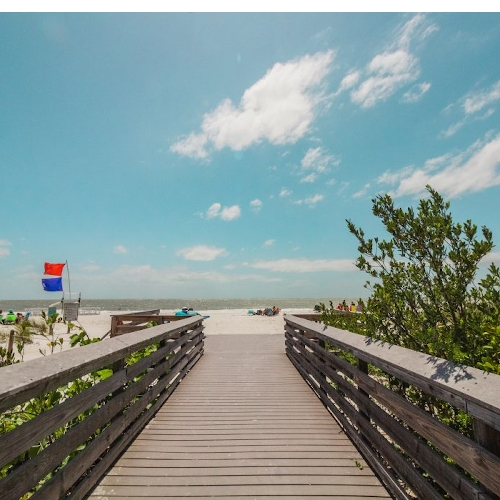
#> input picture yolox/utils/adaPool/test-files/image/beach.jpg, 500 x 500 px
$ python -i data_augment_headless.py   (imports and definitions only)
#> lines starting #> are read from the running program, lines starting #| are printed output that depends on the picture
#> further down, picture is the input picture: shape (500, 500, 3); mean B, G, R 146.7, 148, 129.8
#!/usr/bin/env python3
# -*- coding:utf-8 -*-
# Copyright (c) Megvii, Inc. and its affiliates.
"""
Data augmentation functionality. Passed as callable transformations to
Dataset classes.

The data augmentation procedures were interpreted from @weiliu89's SSD paper
http://arxiv.org/abs/1512.02325
"""

import math
import random

import cv2
import numpy as np

from yolox.utils import xyxy2cxcywh
from yolox.utils.utils import drawRotationbox


def augment_hsv(img, hgain=0.015, sgain=0.7, vgain=0.4):
#> called with hgain = 0.015, sgain = 0.7, vgain = 0.4
    r = np.random.uniform(-1, 1, 3) * [hgain, sgain, vgain] + 1  # random gains
    hue, sat, val = cv2.split(cv2.cvtColor(img, cv2.COLOR_BGR2HSV))
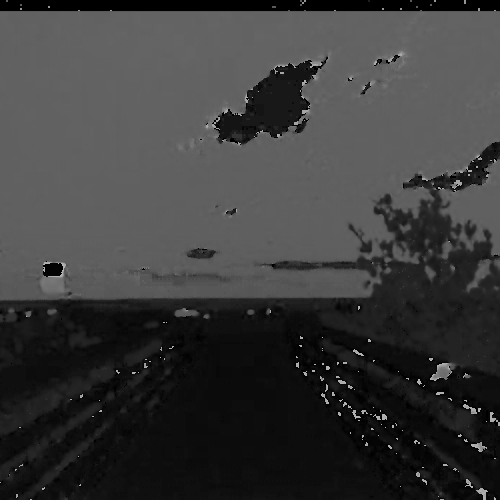
#> hue: shape (500, 500); min 0, max 179, mean 59
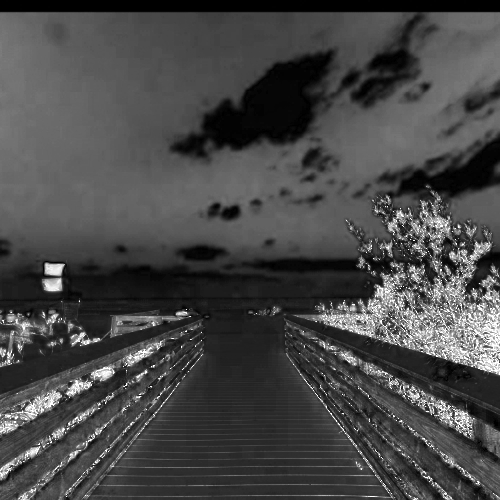
#> sat: shape (500, 500); min 0, max 255, mean 71.6
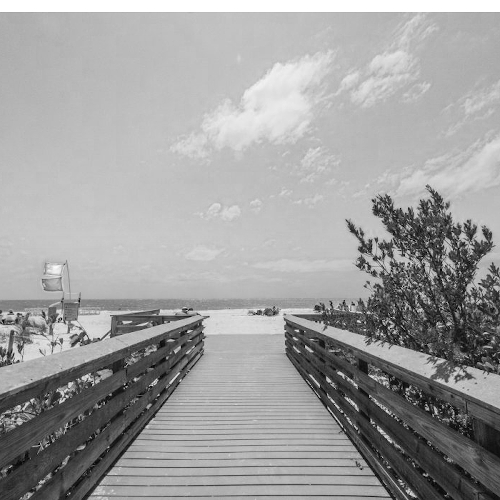
#> val: shape (500, 500); min 1, max 255, mean 158.8
    dtype = img.dtype  # uint8

    x = np.arange(0, 256, dtype=np.int16)
    lut_hue = ((x * r[0]) % 180).astype(dtype)
    lut_sat = np.clip(x * r[1], 0, 255).astype(dtype)
#> lut_sat = 256 values from 0 to 255
    lut_val = np.clip(x * r[2], 0, 255).astype(dtype)
#> lut_val = 256 values from 0 to 255

    img_hsv = cv2.merge(
        (cv2.LUT(hue, lut_hue), cv2.LUT(sat, lut_sat), cv2.LUT(val, lut_val))
    ).astype(dtype)
#> img_hsv: shape (500, 500, 3); mean H, S, V 59, 91.6, 170.9
    cv2.cvtColor(img_hsv, cv2.COLOR_HSV2BGR, dst=img)  # no return needed


# [135 lines left out: functions box_candidates, random_perspective_with_angles, _mirror, preproc, not called in this run]


class TrainTransformHeadLess:
    # [58 lines left out: functions __init__, __call__, not called in this run]


class ValTransformHeadLess:
    """
    Defines the transformations that should be applied to test PIL image
    for input into the network

    dimension -> tensorize -> color adj

    Arguments:
        resize (int): input dimension to SSD
        rgb_means ((int,int,int)): average RGB of the dataset
            (104,117,123)
        swap ((int,int,int)): final order of channels

    Returns:
        transform (transform) : callable transform to be applied to test/val
        data
    """

    def __init__(self, swap=(2, 0, 1), legacy=False):
        self.swap = swap
        self.legacy = legacy

    # assume input is cv2 img for now
    # [8 lines left out: function __call__, not called in this run]

>>> import cv2
>>> picture = cv2.imread('../utils/adaPool/test-files/image/beach.jpg')
>>> result = augment_hsv(picture)

$ run again, on yolox/utils/adaPool/test-files/image/park.jpg
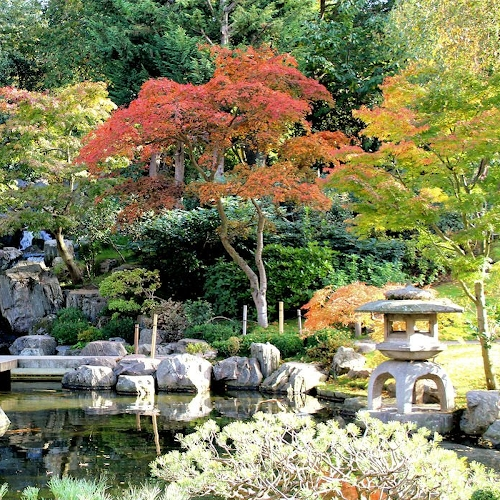
#> input picture yolox/utils/adaPool/test-files/image/park.jpg, 500 x 500 px
#> picture is the input picture: shape (500, 500, 3); mean B, G, R 91.9, 127.9, 126.9
#> in augment_hsv, `hue, sat, val = cv2.split(cv2.cvtColor(img, cv2.COLOR_BGR2HSV))`:
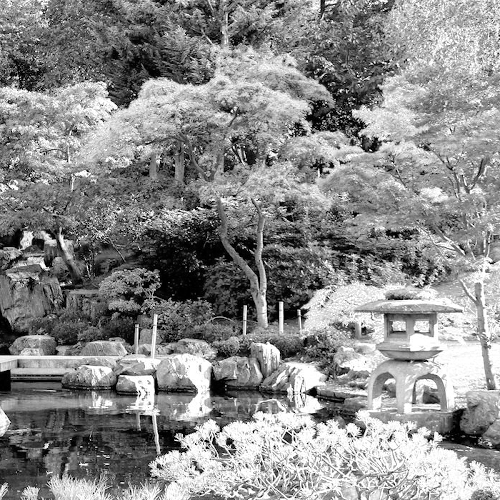
#> val: shape (500, 500); min 0, max 255, mean 138.8
#> img_hsv: shape (500, 500, 3); mean H, S, V 43.8, 130.8, 148.4
#> in augment_hsv, `cv2.cvtColor(img_hsv, cv2.COLOR_HSV2BGR, dst=img)`:
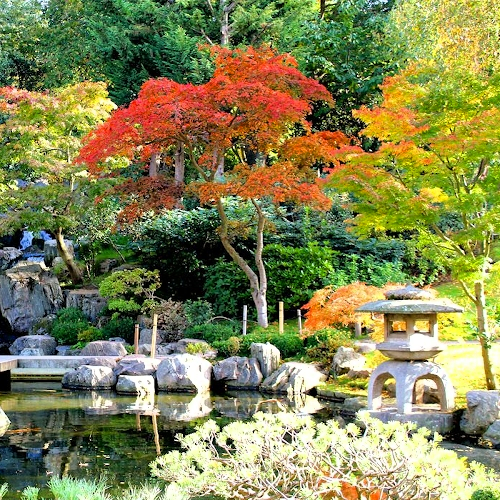
#> img: shape (500, 500, 3); mean B, G, R 83.4, 133.1, 131.7
